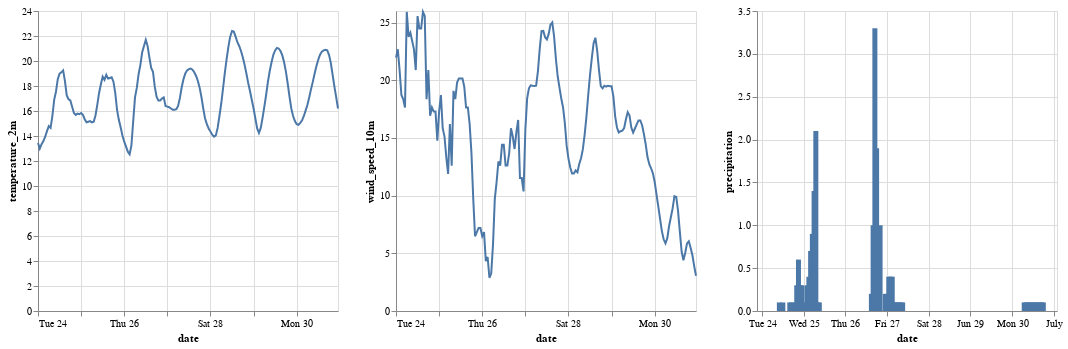

The code cell stored with this chart in its notebook:
### Code cell
# make the chart
chart1 = alt.Chart(hourly_dataframe).mark_line().encode(
    x='date',
    y='temperature_2m',
)
chart2 = alt.Chart(hourly_dataframe).mark_line().encode(
    x='date',
    y='wind_speed_10m'
)

chart3 = alt.Chart(hourly_dataframe).mark_bar().encode(
    x='date',
    y='precipitation'
)

alt.hconcat(chart1, chart2, chart3)

### Figure 1 — Vega-Lite specification as saved in the notebook (floating-point values rounded to 4 significant figures; data arrays with more than 128 entries replaced by an {"elided": "..."} marker saying what was removed)
{"config": {"view": {"continuousWidth": 300, "continuousHeight": 300}}, "hconcat": [{"mark": {"type": "line"}, "encoding": {"x": {"field": "date", "type": "temporal"}, "y": {"field": "temperature_2m", "type": "quantitative"}}}, {"mark": {"type": "line"}, "encoding": {"x": {"field": "date", "type": "temporal"}, "y": {"field": "wind_speed_10m", "type": "quantitative"}}}, {"mark": {"type": "bar"}, "encoding": {"x": {"field": "date", "type": "temporal"}, "y": {"field": "precipitation", "type": "quantitative"}}}], "data": {"name": "data-71fff0c3f1c297e9b1e252daa4e4686c"}, "$schema": "https://vega.github.io/schema/vega-lite/v5.20.1.json", "datasets": {"data-71fff0c3f1c297e9b1e252daa4e4686c": {"elided": "168 records"}}}
